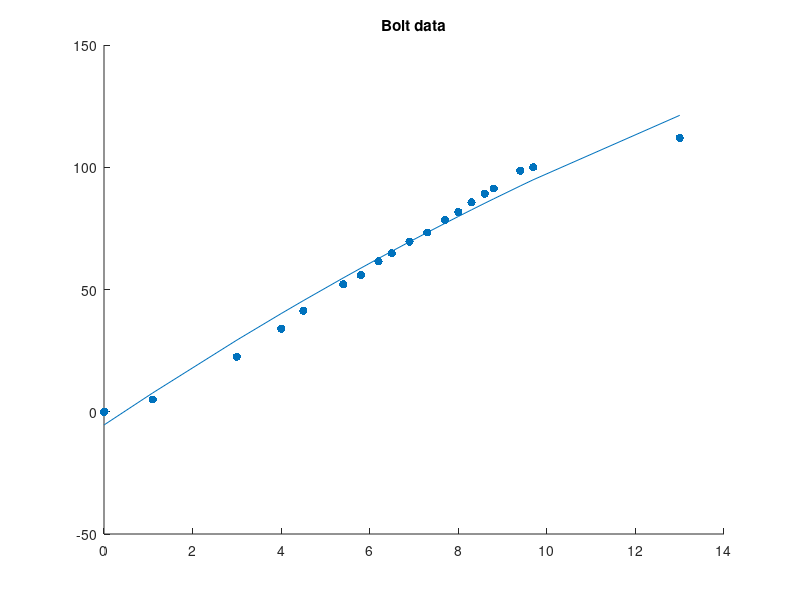
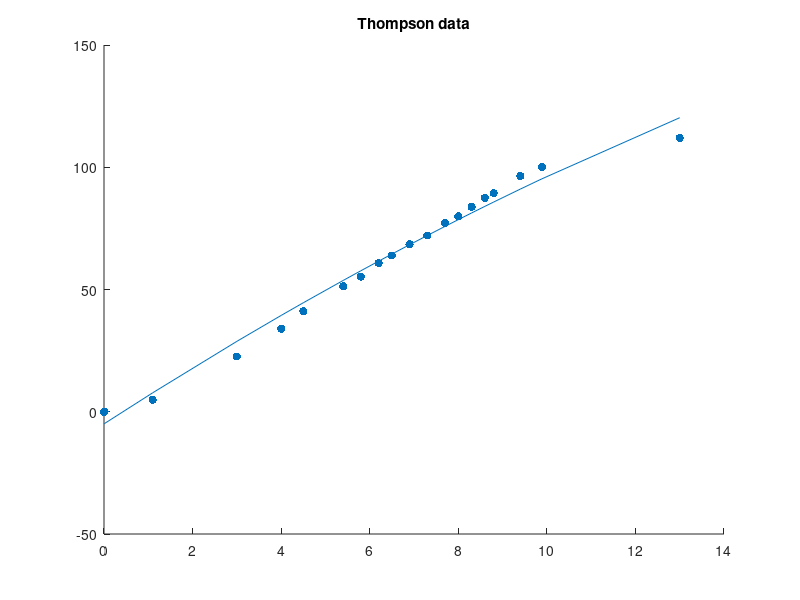
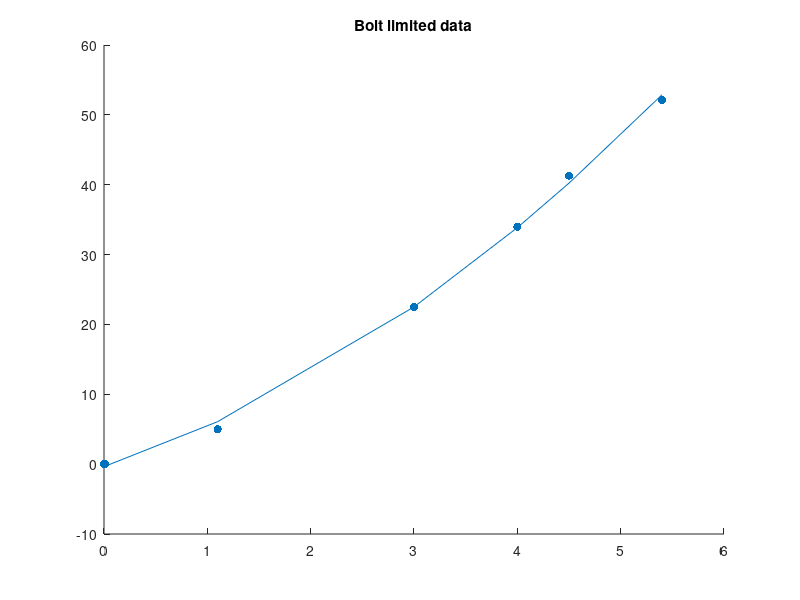

The MATLAB source for these figures, in order:
%% Problem 2 Bolt data
boltTime = [0.0 0.01 1.1 3.0 4.0 4.5 5.4 5.8 6.2 6.5 6.9 7.3 7.7 8.0 8.3 8.6 8.8 9.4 9.69 13]';
boltDistance = [0.0 0.0 5.0 22.5 34.0 41.3 52.1 55.9 61.5 64.8 69.6 73.3 78.5 81.7 85.6 89.2 91.3 98.6 100 112]';

quadratic = 0.5 * boltTime .^ 2;
linear = boltTime;
constant = ones(20,1);
A = [quadratic linear constant];

parameters = (A' * A) \ (A' * boltDistance);
disp('Bolt parameters');
disp(parameters);

hold on;
title('Bolt data');
plot(boltTime, A*parameters);
scatter(boltTime, boltDistance, 'filled');

%% Problem 2 Thompson data
thompTime = [0.0 0.01 1.1 3.0 4.0 4.5 5.4 5.8 6.2 6.5 6.9 7.3 7.7 8.0 8.3 8.6 8.8 9.4 9.89 13]';
thompDistance = [0.0 0.0 4.9 22.6 34.0 41.1 51.3 55.3 60.8 63.9 68.5 72.1 77.1 79.9 83.8 87.5 89.4 96.4 100 112]';

quadratic = 0.5 * thompTime .^ 2;
linear = thompTime;
constant = ones(20,1);
A = [quadratic linear constant];

parameters = (A' * A) \ (A' * thompDistance);
disp('Thompson parameters:')
disp(parameters);

figure;
title('Thompson data');
hold on;
plot(thompTime, A*parameters);
scatter(thompTime, thompDistance, 'filled');

%% Problem 2 part 3
boltTime = [0.0 0.01 1.1 3.0 4.0 4.5 5.4]';
boltDistance = [0.0 0.0 5.0 22.5 34.0 41.3 52.1]';

quadratic = 0.5 * boltTime .^ 2;
linear = boltTime;
constant = ones(7,1);
A = [quadratic linear constant];

parameters = (A' * A) \ (A' * boltDistance);
disp('Bolt limited parameters');
disp(parameters);

figure;
hold on;
title('Bolt limited data');
plot(boltTime, A*parameters);
scatter(boltTime, boltDistance, 'filled');

